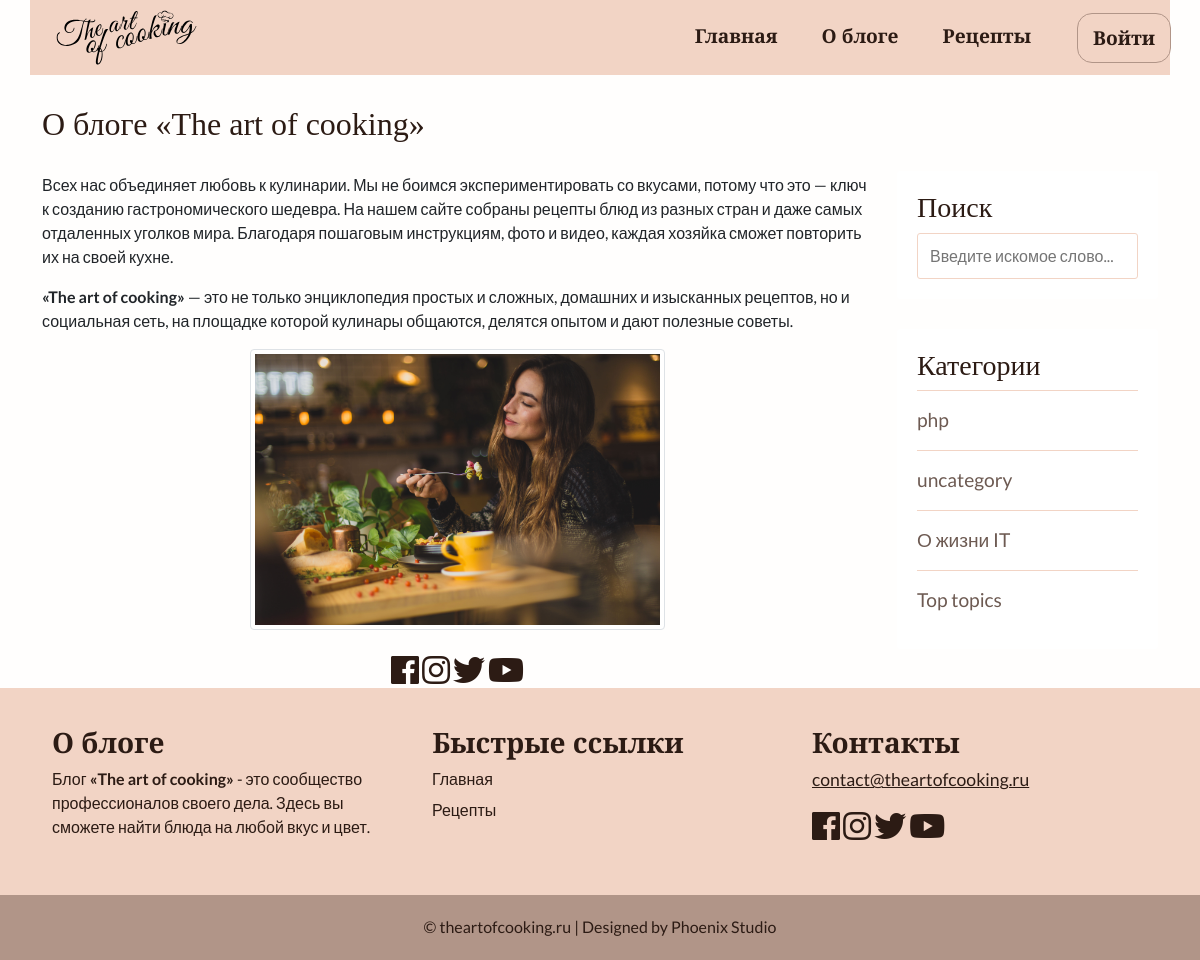
/about.php, run on an earlier commit of the app's database.
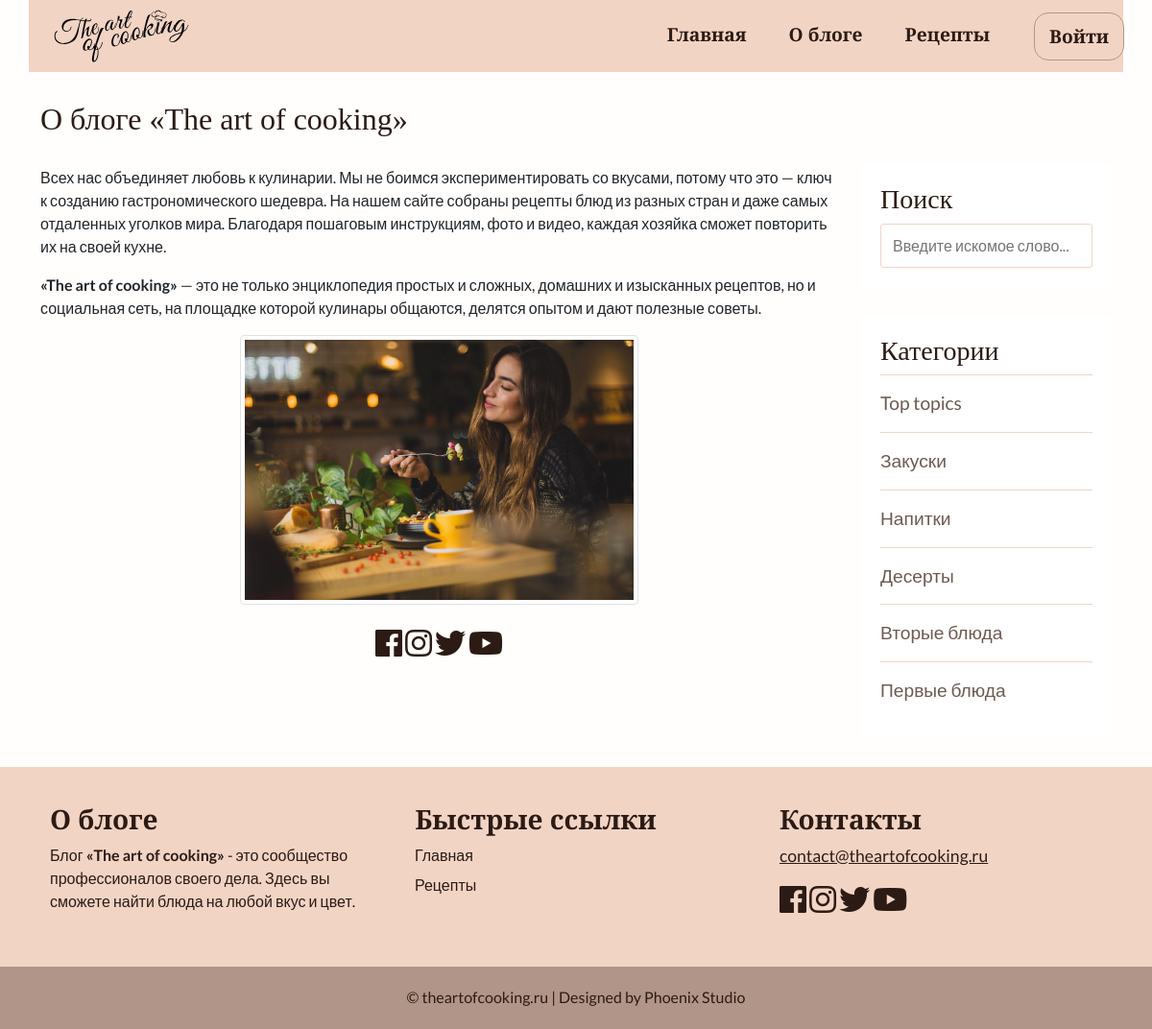
And on a later commit of the database.
### tables this page shows
CREATE TABLE `topics` (
  `id` int NOT NULL,
  `name` varchar(121) NOT NULL,
  `description` text NOT NULL
);

### app/database/db.php (called while the page is built, shortened)
<?php
require 'connect.php';
function dbCheckError($query){
    $errInfo = $query->errorInfo();
    return true;
}
function selectAll($table, $params = []){
    global $pdo;
    $sql = "SELECT * FROM $table";
    $query = $pdo->prepare($sql);
    $query->execute();
    return $query->fetchAll();
}

### app/controllers/topics.php (called while the page is built, shortened)
<?php
include SITE_ROOT . "/app/database/db.php";
$topics = selectAll('topics');

### about.php (the view, shortened to what this page needs)
<?php
    include "app/controllers/topics.php";
?>
<!doctype html>
<html lang="en">
<head>
    <link href="https://cdn.jsdelivr.net/npm/bootstrap@5.0.0-beta2/dist/css/bootstrap.min.css" rel="stylesheet"
>
    <link rel="stylesheet" href="https://use.fontawesome.com/releases/v5.7.2/css/all.css"
>
    <link rel="stylesheet" href="assets/css/style.css">
</head>
<body>
    <?php include("app/include/header.php"); ?>
    <div class="container">
        <div class="content row">
            <div class="main-content col-md-9 col-12">
                <h2>О блоге &laquo;The art of cooking&raquo;</h2>
                <p>
                    Всех нас объединяет любовь к кулинарии. Мы не боимся экспериментировать со вкусами, потому что это —
                    ключ к созданию гастрономического шедевра. На нашем сайте собраны рецепты блюд из разных стран и
                    даже самых отдаленных уголков мира. Благодаря пошаговым инструкциям, фото и видео, каждая хозяйка
                    сможет повторить их на своей кухне.
                </p>
                <p>
                <b>&laquo;The art of cooking&raquo;</b> — это не только энциклопедия простых и сложных, домашних и изысканных рецептов,
                    но и социальная сеть, на площадке которой кулинары общаются, делятся опытом и дают полезные советы.
                </p>
                <img src="assets/images/about.jpg" alt="Photo" class="mx-auto d-block w-50 img-thumbnail">
                <br>
                <div class="text-center socials">
                    <a href="#"><i class="fa-2x fab fa-facebook"></i></a>
                    <a href="#"><i class="fa-2x fab fa-instagram"></i></a>
                    <a href="#"><i class="fa-2x fab fa-twitter"></i></a>
                    <a href="#"><i class="fa-2x fab fa-youtube"></i></a>
                </div>
            </div>
            <div class="sidebar col-md-3 col-12">
                <div class="section search">
                    <h3>Поиск</h3>
                    <form action="search.php" method="post">
                        <input type="text" name="search-term" class="text-input" placeholder="Введите искомое слово...">
                    </form>
                </div>
                <div class="section topics">
                    <h3>Категории</h3>
                    <ul>
                        <?php foreach ($topics as $key => $topic): ?>
                        <li>
                            <a href="<?=BASE_URL . 'category.php?id=' . $topic['id']; ?>"><?=$topic['name']; ?></a>
                        </li>
                        <?php endforeach; ?>
                    </ul>
                </div>
            </div>
        </div>
    </div>
    <?php include("app/include/footer.php"); ?>
</body>
</html>

What changed in the data, as far as the page shows it:
removed topics: name "php"
removed topics: name "uncategory"
removed topics: name "О жизни IT"
added topics: name "Закуски"
added topics: name "Напитки"
added topics: name "Десерты"
added topics: name "Вторые блюда"
added topics: name "Первые блюда"
